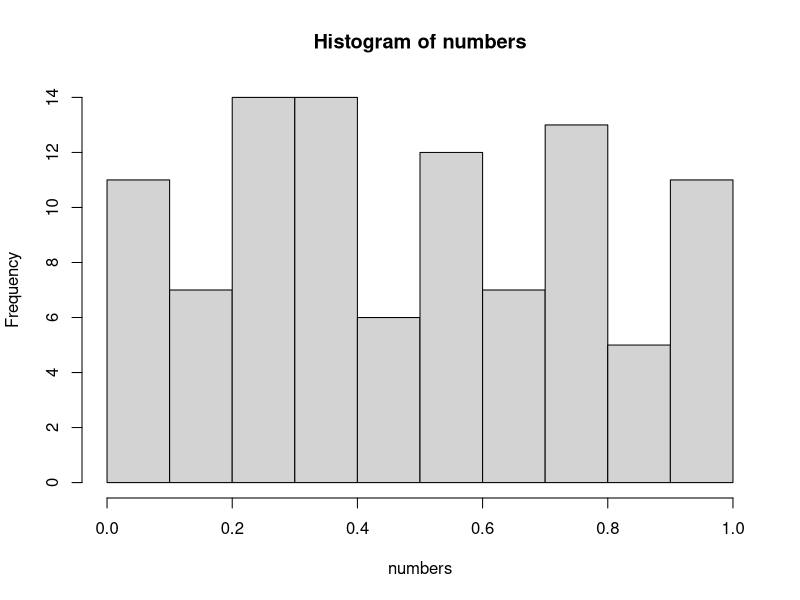

The R source for this figure:
## ---- chunk 1
numbers <- runif(1:100)
hist(numbers)
numbers_mean <- mean(numbers)
## ---- chunk 2
print(numbers)
